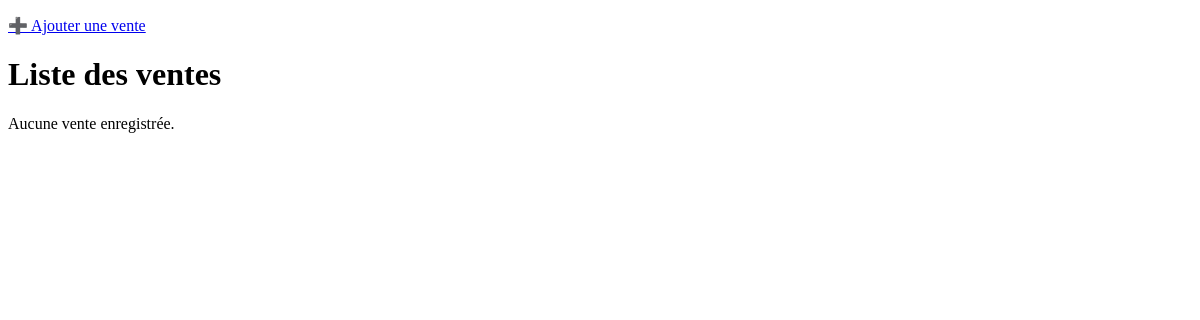
Before: / with the older database file.
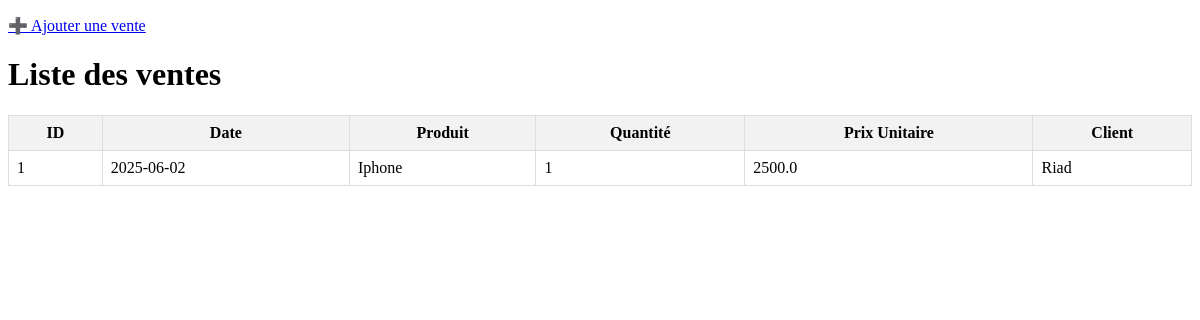
After: the same page with the newer database file.
### tables this page shows
CREATE TABLE ventes (
    id INTEGER PRIMARY KEY AUTOINCREMENT,
    date TEXT,
    produit TEXT,
    quantite INTEGER,
    prix_unitaire REAL,
    client TEXT
);

### app.py (the view)
@app.route('/')
def index():
    ventes = get_all_ventes()
    return render_template('index.html', ventes=ventes)

### app.py (called while the page is built)
def get_all_ventes():
    conn = sqlite3.connect("db/ventes.db")
    conn.row_factory = sqlite3.Row #Accéder aux colonnes
    cursor = conn.cursor()
    cursor.execute("SELECT * FROM ventes")
    ventes = cursor.fetchall()
    conn.close()
    return ventes

### templates/index.html (shortened to what this page needs)
<!DOCTYPE html>
<html>
<head>
</head>
<body>
    <p><a href="{{ url_for('ajouter') }}">➕ Ajouter une vente</a></p>
    <h1>Liste des ventes</h1>
    {% if ventes %}
        <table>
            <tr>
                <th>ID</th>
                <th>Date</th>
                <th>Produit</th>
                <th>Quantité</th>
                <th>Prix Unitaire</th>
                <th>Client</th>
            </tr>
            {% for vente in ventes %}
            <tr>
                <td>{{ vente.id }}</td>
                <td>{{ vente.date }}</td>
                <td>{{ vente.produit }}</td>
                <td>{{ vente.quantite }}</td>
                <td>{{ vente.prix_unitaire }}</td>
                <td>{{ vente.client }}</td>
            </tr>
            {% endfor %}
        </table>
    {% else %}
        <p>Aucune vente enregistrée.</p>
    {% endif %}
</body>
</html>

### templates/index.html (style rules this page uses)
table { border-collapse: collapse; width: 100%; margin-top: 20px; }
th, td { border: 1px solid #ddd; padding: 8px; }
th { background-color: #f2f2f2; }

Changed rows visible on the page:
added ventes: id "1", date "2025-06-02", produit "Iphone", quantite "1", prix_unitaire "2500.0", client "Riad"
Other visible differences:
text no longer shown: "Aucune vente enregistrée."
text now shown: "ID Date Produit Quantité Prix Unitaire Client"
